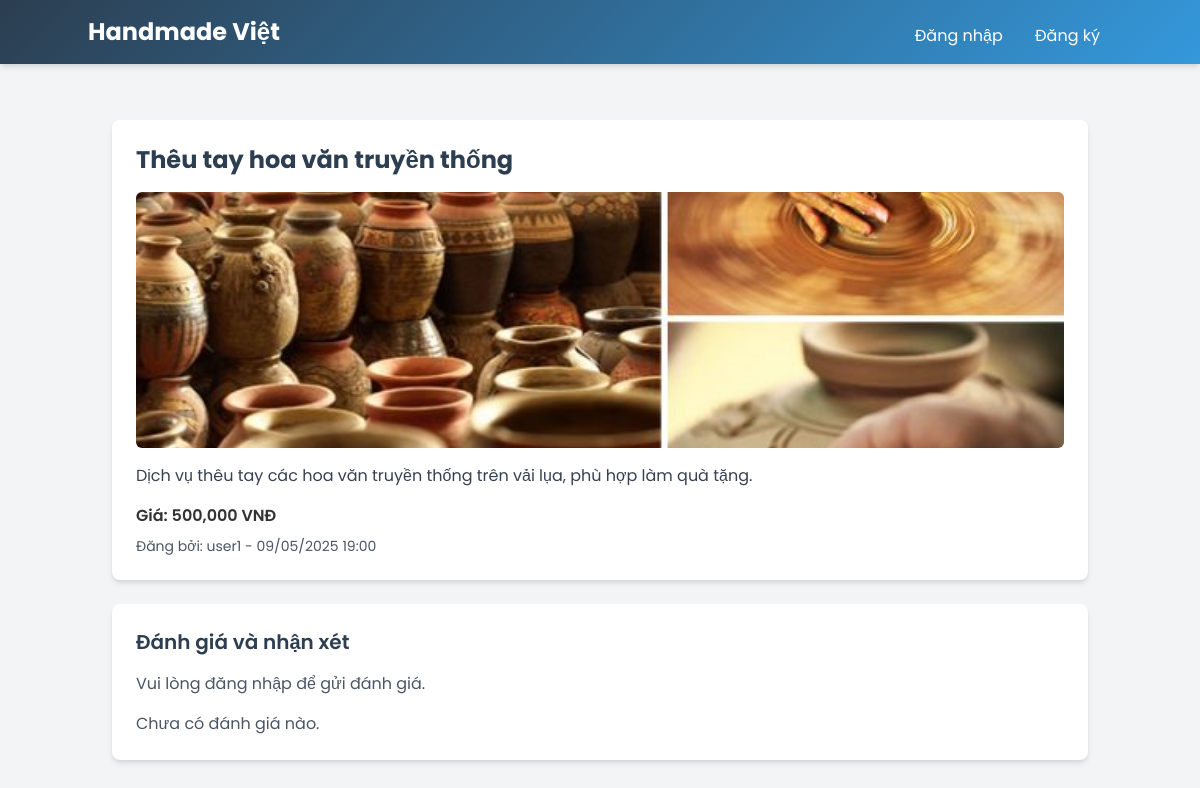
The app's page /service_detail.php?id=1 with its own data.
### tables this page shows
CREATE TABLE `services` (
  `id` int(11) NOT NULL,
  `user_id` int(11) NOT NULL,
  `title` varchar(255) NOT NULL,
  `description` text NOT NULL,
  `price` int(11) NOT NULL,
  `image` varchar(255) DEFAULT NULL,
  `created_at` timestamp NOT NULL DEFAULT current_timestamp(),
  `brand` varchar(100) DEFAULT NULL
);

CREATE TABLE `users` (
  `id` int(11) NOT NULL,
  `username` varchar(50) NOT NULL,
  `email` varchar(100) NOT NULL,
  `password` varchar(255) NOT NULL,
  `role` enum('user','admin') DEFAULT 'user',
  `created_at` timestamp NOT NULL DEFAULT current_timestamp()
);

### service_detail.php (the view, shortened to what this page needs)
<?php
require_once 'includes/db.php';
$service_id = (int)$_GET['id'];
$stmt = $pdo->prepare("SELECT s.*, u.username FROM services s JOIN users u ON s.user_id = u.id WHERE s.id = ?");
$stmt->execute([$service_id]);
$service = $stmt->fetch();
$reviews_stmt = $pdo->prepare("SELECT r.*, u.username FROM reviews r JOIN users u ON r.user_id = u.id WHERE r.service_id = ? ORDER BY r.created_at DESC");
$reviews_stmt->execute([$service_id]);
$reviews = $reviews_stmt->fetchAll();
?>
<!DOCTYPE html>
<html lang="vi">
<head>
    <link href="https://cdn.jsdelivr.net/npm/tailwindcss@2.2.19/dist/tailwind.min.css" rel="stylesheet">
    <link rel="stylesheet" href="styles.css">
</head>
<body class="bg-gray-100">
    <header class="bg-teal-600 text-white p-4 shadow-md">
        <div class="container mx-auto flex justify-between items-center">
            <h1 class="text-2xl font-bold"><a href="index.php">Handmade Việt</a></h1>
            <nav>
                <?php if (isset($_SESSION['user_id'])): ?>
                    <span class="mr-4">Xin chào, <?= htmlspecialchars($_SESSION['username']) ?>!</span>
                    <a href="create_service.php" class="mr-4 hover:underline">Đăng bài</a>
                    <a href="forum.php" class="mr-4 hover:underline">Diễn đàn</a>
                    <?php if ($_SESSION['role'] === 'admin'): ?>
                        <a href="admin.php" class="mr-4 hover:underline">Quản lý</a>
                    <?php endif; ?>
                    <a href="logout.php" class="hover:underline">Đăng xuất</a>
                <?php else: ?>
                    <a href="login.php" class="mr-4 hover:underline">Đăng nhập</a>
                    <a href="register.php" class="hover:underline">Đăng ký</a>
                <?php endif; ?>
            </nav>
        </div>
    </header>
    <main class="container mx-auto p-6">
        <div class="bg-white p-6 rounded-lg shadow-md">
            <h2 class="text-2xl font-bold text-teal-700 mb-4"><?= htmlspecialchars($service['title']) ?></h2>
            <?php if ($service['image']): ?>
                <img src="uploads/<?= htmlspecialchars($service['image']) ?>" alt="<?= htmlspecialchars($service['title']) ?>" class="w-full h-64 object-cover rounded-md mb-4">
            <?php else: ?>
                <img src="https://via.placeholder.com/300x200?text=Không+có+hình+ảnh" alt="No Image" class="w-full h-64 object-cover rounded-md mb-4">
            <?php endif; ?>
            <p class="text-gray-700 mb-4"><?= nl2br(htmlspecialchars($service['description'])) ?></p>
            <p class="text-teal-600 font-semibold mb-2">Giá: <?= number_format($service['price']) ?> VNĐ</p>
            <p class="text-gray-600 text-sm">Đăng bởi: <?= htmlspecialchars($service['username']) ?> - <?= date('d/m/Y H:i', strtotime($service['created_at'])) ?></p>
        </div>
        <div class="bg-white p-6 rounded-lg shadow-md mt-6">
            <h3 class="text-xl font-semibold text-teal-700 mb-4">Đánh giá và nhận xét</h3>
            <?php if (isset($_SESSION['user_id'])): ?>
                <form method="post" class="mb-6">
                    <div class="mb-4">
                        <label class="block text-gray-700">Đánh giá (1-5 sao):</label>
                        <select name="rating" class="p-2 border rounded-md focus:outline-none focus:ring-2 focus:ring-teal-500">
                            <option value="1">1 sao</option>
                            <option value="2">2 sao</option>
                            <option value="3">3 sao</option>
                            <option value="4">4 sao</option>
                            <option value="5">5 sao</option>
                        </select>
                    </div>
                    <div class="mb-4">
                        <label class="block text-gray-700">Nhận xét:</label>
                        <textarea name="comment" rows="3" class="w-full p-2 border rounded-md focus:outline-none focus:ring-2 focus:ring-teal-500"></textarea>
                    </div>
                    <button type="submit" class="bg-teal-600 text-white px-4 py-2 rounded-md hover:bg-teal-700">Gửi đánh giá</button>
                </form>
            <?php else: ?>
                <p class="text-gray-600 mb-4">Vui lòng <a href="login.php" class="text-teal-600 hover:underline">đăng nhập</a> để gửi đánh giá.</p>
            <?php endif; ?>
            <?php if (!empty($reviews)): ?>
                <div class="space-y-4">
                    <?php foreach ($reviews as $review): ?>
                        <div class="border-t pt-4">
                            <p class="text-gray-600 text-sm">Đăng bởi: <?= htmlspecialchars($review['username']) ?> - <?= date('d/m/Y H:i', strtotime($review['created_at'])) ?></p>
                            <p class="text-yellow-500">Đánh giá: <?= str_repeat('★', $review['rating']) . str_repeat('☆', 5 - $review['rating']) ?></p>
                            <p class="text-gray-700"><?= nl2br(htmlspecialchars($review['comment'])) ?></p>
                        </div>
                    <?php endforeach; ?>
                </div>
            <?php else: ?>
                <p class="text-gray-600">Chưa có đánh giá nào.</p>
            <?php endif; ?>
        </div>
    </main>
</body>
</html>

### styles.css (style rules this page uses)
body { font-family: 'Poppins', sans-serif; margin: 0; padding: 0; background-color: #f5f5f5; color: #333; }
header { background: linear-gradient(135deg, #2c3e50 0%, #3498db 100%); color: white; padding: 1.5rem; text-align: center; box-shadow: 0 4px 10px rgba(0, 0, 0, 0.1); position: sticky; top: 0; z-index: 1000; }
header h1 { margin: 0; font-size: 2rem; font-weight: 600; }
nav { margin-top: 0.5rem; }
nav a, nav span { color: #fff; text-decoration: none; margin: 0 0.75rem; font-size: 1rem; transition: color 0.3s ease; }
main { max-width: 1200px; margin: 2rem auto; padding: 0 1rem; }
h2, h3 { color: #2c3e50; font-weight: 600; }

### records on screen
services: title "Thêu tay hoa văn truyền thống", image (picture), description "Dịch vụ thêu tay các hoa văn truyền thống trên vải lụa, phù hợp làm quà tặng.", price "500,000", user.username "user1", created_at "09/05/2025 19:00"
